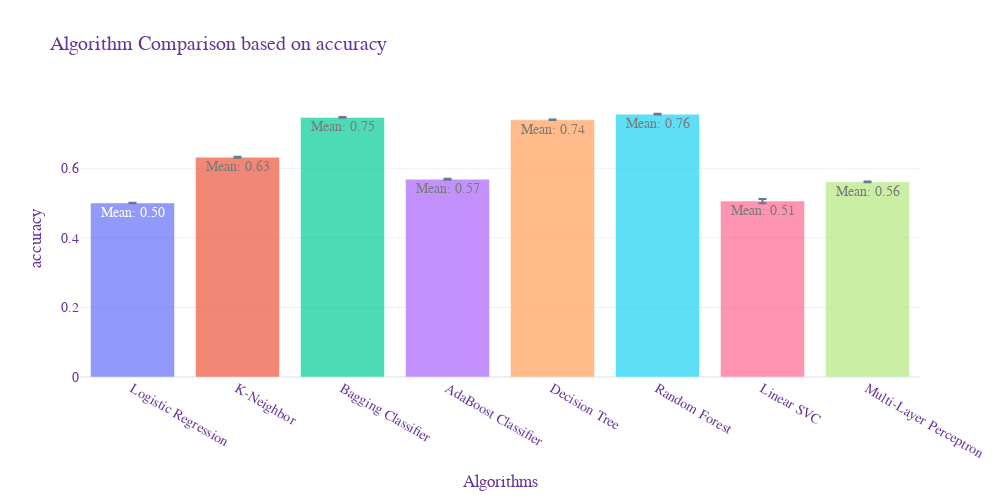

Write notebook code for a chart like this one.
### Code cell
import plotly.graph_objs as go
import plotly.express as px

# Assuming 'names' and 'results' are already defined and populated
results_np = np.array(results)

# Define colors for the bars
colors = px.colors.qualitative.Plotly

# Create the interactive bar chart
fig = go.Figure()

for idx, name in enumerate(names):
    mean_value = results_np.mean(axis=1)[idx]
    std_value = results_np.std(axis=1)[idx]
    fig.add_trace(go.Bar(
        x=[name],
        y=[mean_value],
        error_y=dict(type='data', array=[std_value], visible=True),
        name=name,
        marker_color=colors[idx % len(colors)],
        opacity=0.7,
        text=f'Mean: {mean_value:.2f}',
        textposition='auto'
    ))

fig.update_layout(
    title=f'Algorithm Comparison based on {scoring}',
    xaxis_title='Algorithms',
    yaxis_title=scoring,
    showlegend=False,
    template='plotly_white',  # You can choose other templates like 'ggplot2', 'seaborn', 'simple_white', 'plotly', 'plotly_dark', 'presentation', 'xgridoff', 'ygridoff', 'gridon', 'none'
    font=dict(
        family="Arial, monospace",
        size=14,
        color="RebeccaPurple"
    ),
    hovermode='x unified',
    width=1000,
    height=500
)

# Show the interactive plot
fig.show()

### Figure 1 — Plotly figure (JSON) as saved in the notebook; plotly's stock layout.template omitted (floating-point values rounded to 4 significant figures)
{"data": [{"error_y": {"array": [0.0006599], "type": "data", "visible": true}, "marker": {"color": "#636EFA"}, "name": "Logistic Regression", "opacity": 0.7, "text": "Mean: 0.50", "textposition": "auto", "type": "bar", "x": ["Logistic Regression"], "y": [0.5004]}, {"error_y": {"array": [0.001338], "type": "data", "visible": true}, "marker": {"color": "#EF553B"}, "name": "K-Neighbor", "opacity": 0.7, "text": "Mean: 0.63", "textposition": "auto", "type": "bar", "x": ["K-Neighbor"], "y": [0.6316]}, {"error_y": {"array": [0.001203], "type": "data", "visible": true}, "marker": {"color": "#00CC96"}, "name": "Bagging Classifier", "opacity": 0.7, "text": "Mean: 0.75", "textposition": "auto", "type": "bar", "x": ["Bagging Classifier"], "y": [0.7461]}, {"error_y": {"array": [0.001731], "type": "data", "visible": true}, "marker": {"color": "#AB63FA"}, "name": "AdaBoost Classifier", "opacity": 0.7, "text": "Mean: 0.57", "textposition": "auto", "type": "bar", "x": ["AdaBoost Classifier"], "y": [0.5684]}, {"error_y": {"array": [0.0006694], "type": "data", "visible": true}, "marker": {"color": "#FFA15A"}, "name": "Decision Tree", "opacity": 0.7, "text": "Mean: 0.74", "textposition": "auto", "type": "bar", "x": ["Decision Tree"], "y": [0.7396]}, {"error_y": {"array": [0.000958], "type": "data", "visible": true}, "marker": {"color": "#19D3F3"}, "name": "Random Forest", "opacity": 0.7, "text": "Mean: 0.76", "textposition": "auto", "type": "bar", "x": ["Random Forest"], "y": [0.7554]}, {"error_y": {"array": [0.00614], "type": "data", "visible": true}, "marker": {"color": "#FF6692"}, "name": "Linear SVC", "opacity": 0.7, "text": "Mean: 0.51", "textposition": "auto", "type": "bar", "x": ["Linear SVC"], "y": [0.5057]}, {"error_y": {"array": [0.001131], "type": "data", "visible": true}, "marker": {"color": "#B6E880"}, "name": "Multi-Layer Perceptron", "opacity": 0.7, "text": "Mean: 0.56", "textposition": "auto", "type": "bar", "x": ["Multi-Layer Perceptron"], "y": [0.5611]}], "layout": {"font": {"color": "RebeccaPurple", "family": "Arial, monospace", "size": 14}, "height": 500, "hovermode": "x unified", "showlegend": false, "title": {"text": "Algorithm Comparison based on accuracy"}, "width": 1000, "xaxis": {"title": {"text": "Algorithms"}}, "yaxis": {"title": {"text": "accuracy"}}}}
